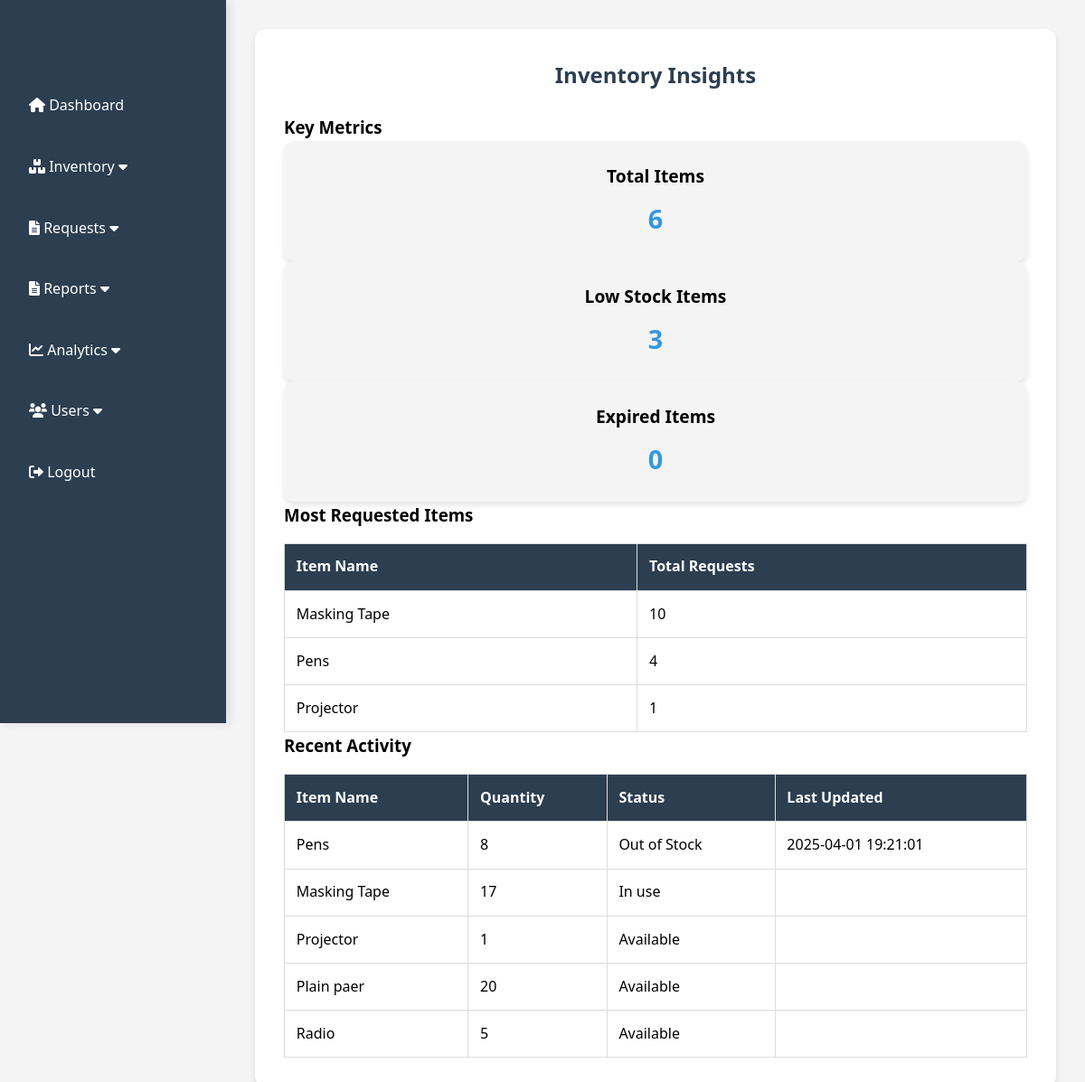
The page /insights.php (signed in) on the database its author committed.
### tables this page shows
CREATE TABLE `inventory` (
  `item_id` int(11) NOT NULL,
  `item_name` varchar(255) NOT NULL,
  `quantity` int(11) NOT NULL,
  `category` varchar(50) NOT NULL,
  `location` varchar(255) NOT NULL,
  `status` varchar(255) NOT NULL,
  `barcode` varchar(255) NOT NULL,
  `start_date` timestamp NOT NULL DEFAULT current_timestamp() ON UPDATE current_timestamp(),
  `end_date` timestamp NOT NULL DEFAULT '0000-00-00 00:00:00',
  `last_updated` datetime DEFAULT NULL
);

### insights.php (the view, shortened to what this page needs)
<?php
$conn = new mysqli('localhost', 'root', '', 'unmebims');
$total_items_sql = "SELECT COUNT(*) AS total_items FROM inventory";
$total_items_result = $conn->query($total_items_sql);
$total_items = $total_items_result->fetch_assoc()['total_items'];
$low_stock_sql = "SELECT COUNT(*) AS low_stock_count FROM inventory WHERE quantity < 10";
$low_stock_result = $conn->query($low_stock_sql);
$low_stock_count = $low_stock_result->fetch_assoc()['low_stock_count'];
$expired_items_sql = "SELECT COUNT(*) AS expired_count FROM inventory WHERE status = 'Expired'";
$expired_items_result = $conn->query($expired_items_sql);
$expired_items_count = $expired_items_result->fetch_assoc()['expired_count'];
$most_requested_sql = "
    SELECT i.item_name, SUM(r.quantity) AS total_requested
    FROM requests r
    JOIN inventory i ON r.item_id = i.item_id
    GROUP BY i.item_name
    ORDER BY total_requested DESC
    LIMIT 5
";
$most_requested_result = $conn->query($most_requested_sql);
$most_requested_items = [];
while ($row = $most_requested_result->fetch_assoc()) {
    $most_requested_items[] = $row;
}
$recent_activity_sql = "
    SELECT item_name, quantity, status, last_updated
    FROM inventory
    ORDER BY last_updated DESC
    LIMIT 5
";
$recent_activity_result = $conn->query($recent_activity_sql);
$recent_activity = [];
while ($row = $recent_activity_result->fetch_assoc()) {
    $recent_activity[] = $row;
}
?>
<!DOCTYPE html>
<html lang="en">
<head>
    <link rel="stylesheet" href="https://cdnjs.cloudflare.com/ajax/libs/font-awesome/6.0.0-beta3/css/all.min.css">
</head>
<body>
<?php include 'sidebar.php'; ?>
    <div class="main-content">
        <div class="container">
            <h2>Inventory Insights</h2>
            <div class="insights-section">
                <h3>Key Metrics</h3>
                <div class="dashboard-stats">
                    <div class="stat-box">
                        <h3>Total Items</h3>
                        <p><?= htmlspecialchars($total_items) ?></p>
                    </div>
                    <div class="stat-box">
                        <h3>Low Stock Items</h3>
                        <p><?= htmlspecialchars($low_stock_count) ?></p>
                    </div>
                    <div class="stat-box">
                        <h3>Expired Items</h3>
                        <p><?= htmlspecialchars($expired_items_count) ?></p>
                    </div>
                </div>
            </div>
            <div class="insights-section">
                <h3>Most Requested Items</h3>
                <table>
                    <thead>
                        <tr>
                            <th>Item Name</th>
                            <th>Total Requests</th>
                        </tr>
                    </thead>
                    <tbody>
                        <?php if (!empty($most_requested_items)): ?>
                            <?php foreach ($most_requested_items as $item): ?>
                                <tr>
                                    <td><?= htmlspecialchars($item['item_name']) ?></td>
                                    <td><?= htmlspecialchars($item['total_requested']) ?></td>
                                </tr>
                            <?php endforeach; ?>
                        <?php else: ?>
                            <tr>
                                <td colspan="2">No data available.</td>
                            </tr>
                        <?php endif; ?>
                    </tbody>
                </table>
            </div>
            <div class="insights-section">
                <h3>Recent Activity</h3>
                <table>
                    <thead>
                        <tr>
                            <th>Item Name</th>
                            <th>Quantity</th>
                            <th>Status</th>
                            <th>Last Updated</th>
                        </tr>
                    </thead>
                    <tbody>
                        <?php if (!empty($recent_activity)): ?>
                            <?php foreach ($recent_activity as $activity): ?>
                                <tr>
                                    <td><?= htmlspecialchars($activity['item_name']) ?></td>
                                    <td><?= htmlspecialchars($activity['quantity']) ?></td>
                                    <td><?= htmlspecialchars($activity['status']) ?></td>
                                    <td><?= htmlspecialchars($activity['last_updated']) ?></td>
                                </tr>
                            <?php endforeach; ?>
                        <?php else: ?>
                            <tr>
                                <td colspan="4">No recent activity found.</td>
                            </tr>
                        <?php endif; ?>
                    </tbody>
                </table>
            </div>
        </div>
    </div>
</body>
</html>

### insights.php (style rules this page uses)
:root { --primary-color: #2c3e50; --secondary-color: #34495e; --accent-color: #3498db; --error-color: #e74c3c; --success-color: #27ae60; --neutral-color: #f4f4f4; }
* { margin: 0; padding: 0; box-sizing: border-box; }
body { font-family: 'Segoe UI', sans-serif; background: var(--neutral-color); line-height: 1.6; }
.main-content { margin-left: 250px; padding: 2rem; }
.container { max-width: 1200px; margin: 0 auto; background: white; border-radius: 12px; box-shadow: 0 4px 6px rgba(0, 0, 0, 0.1); padding: 2rem; }
h2 { color: var(--primary-color); text-align: center; margin-bottom: 1.5rem; }
.stat-box { background: var(--neutral-color); padding: 1.5rem; border-radius: 12px; text-align: center; box-shadow: 0 4px 6px rgba(0, 0, 0, 0.1); }
.stat-box h3 { font-size: 1.2rem; margin-bottom: 0.5rem; }
.stat-box p { font-size: 1.8rem; font-weight: bold; color: var(--accent-color); }
table { width: 100%; border-collapse: collapse; margin-top: 1rem; }
table th, table td { padding: 0.8rem; border: 1px solid #ddd; text-align: left; }
table th { background-color: var(--primary-color); color: white; }

### rows shown on the page
inventory: item_name "Pens", quantity "8", status "Out of Stock", last_updated "2025-04-01 19:21:01"
inventory: item_name "Masking Tape", quantity "17", status "In use"
inventory: item_name "Projector", quantity "1", status "Available"
inventory: item_name "Plain paer", quantity "20", status "Available"
inventory: item_name "Radio", quantity "5", status "Available"

### other values the page prints
$element->label "Dashboard"
$element->label "Inventory"
$element->label "Requests"
$element->label "Reports"
$element->label "Analytics"
$element->label "Users"
$element->label "Logout"
$total_items "6"
$low_stock_count "3"
$expired_items_count "0"
$item['item_name'] "Masking Tape"
$item['total_requested'] "10"
$item['item_name'] "Pens"
$item['total_requested'] "4"
$item['item_name'] "Projector"
